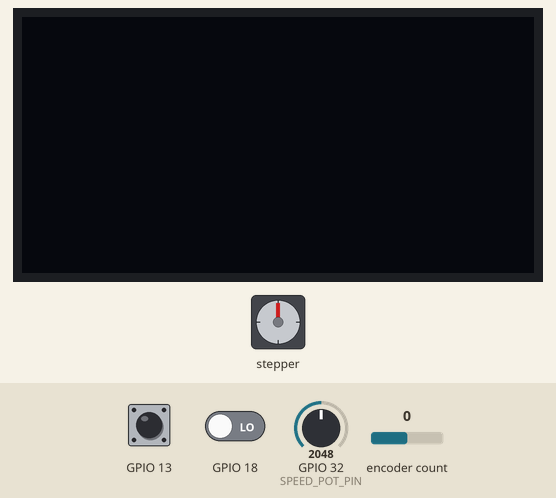
This program was run on a simulated ESP32. Shown: 128×64 one-colour display, stepper motor. Inputs (shaded band) come from the test bench; at power-on: encoder count 0, GPIO 13 LOW, GPIO 32 (SPEED_POT_PIN) = 2048, GPIO 18 LOW. Stepper angles assume 200 steps per turn.

Above: at 1.2 s.
1.3 s: encoder count set to 1
At 2.2 s:
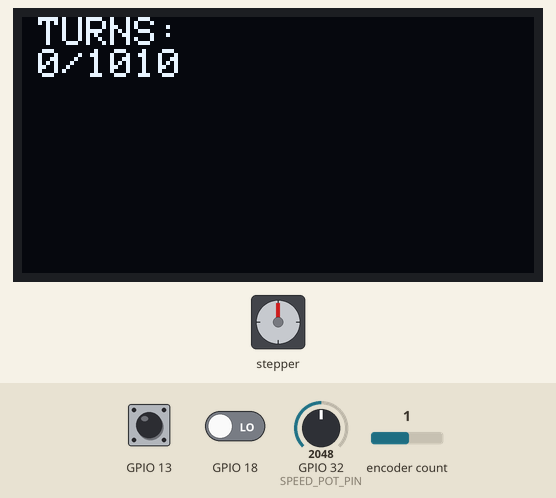
2.8 s: encoder count set to 2
At 3.3 s:
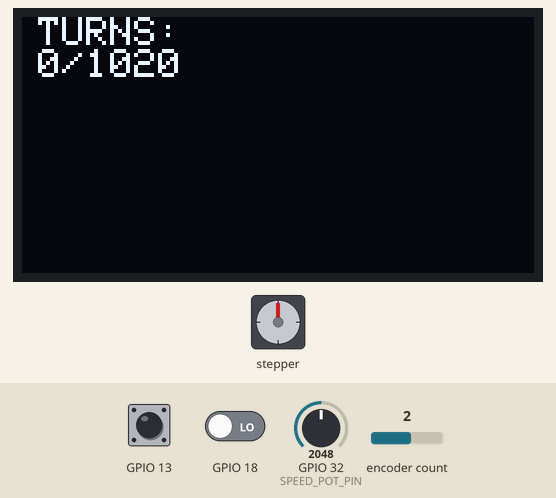
4.3 s: encoder count set to 3
5.8 s: GPIO 13 pulsed HIGH 2 times (0.12 s each, 0.3 s apart)
At 6.3 s:
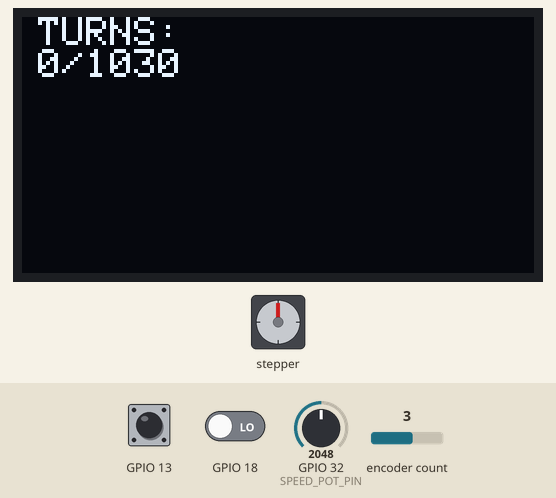
8.5 s: GPIO 32 (SPEED_POT_PIN) set to 0
At 9.47 s:
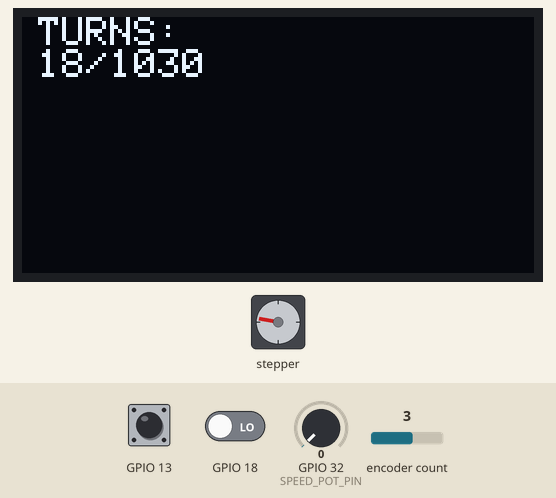
10.1 s: GPIO 32 (SPEED_POT_PIN) set to 491
At 11.4 s:
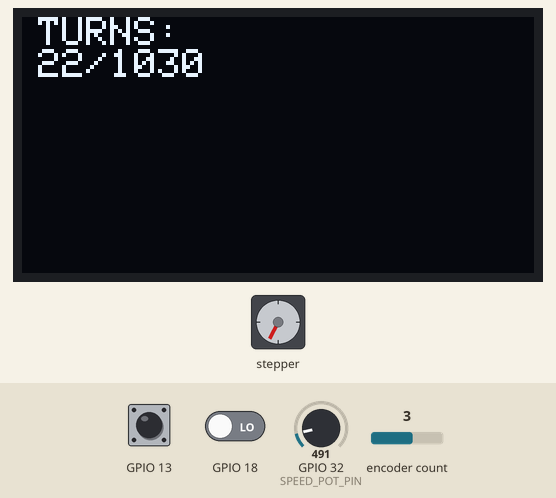
Timing chart, 0 to 16.3 s (numbered marks = the images above; inputs shaded):
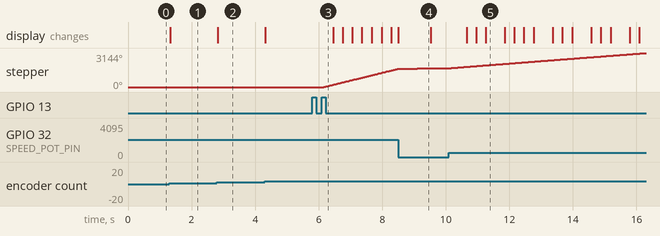

The program:

main.cpp
```cpp
#include <Arduino.h>
#include <Encoder.h>
#include <OneButton.h>

#include "WinderState.h"

// controls
long encPos = 0;
Encoder enc(ENC_L, ENC_R);
OneButton encButton;
OneButton startButton;

uint16_t speedPotVal = 0;
uint16_t potReading;

// main business stuff
Winder w;

// callback pointers
void encButtonClicked(){
  w.encButtonPressed();
}

void startButtonClicked(){
  w.startButtonPressed();
}

void setup()
{
  // set up buttons
  encButton.setup(ENC_BTN, INPUT, true);
  startButton.setup(START_BTN, INPUT, true);
  encButton.attachClick(encButtonClicked);
  startButton.attachClick(startButtonClicked);

  w.init();
}

void loop()
{
  // check the buttons
  encButton.tick();
  startButton.tick();
  // check the encoder
  long newPos = enc.read();
  if(newPos != encPos){
    w.encoderTurned(newPos > encPos);
    encPos = newPos;
  }
  // check the speed knob
  potReading = analogRead(SPEED_POT_PIN);
  if(potReading != speedPotVal){
    w.speedPotChanged(potReading);
    speedPotVal = potReading;
  }
  // update the motor and display
  w.run();
}
```

PinDef.h
```cpp
#ifndef PINDEF_H
#define PINDEF_H

// stepper motor driver
#define STEPPER_STEP 27
#define STEPPER_DIR 26

// I2C pins for display
#define SDA_PIN 23
#define SCL_PIN 22

// rotary encoder and buttons
#define ENC_L 19
#define ENC_R 21
#define ENC_BTN 18
#define START_BTN 13

// ADC pin for the speed control
#define SPEED_POT_PIN 32

#endif
```

WinderState.cpp
```cpp
#include "WinderState.h"
#include <Wire.h>

Winder::Winder() : motor(AccelStepper::FULL2WIRE, STEPPER_STEP, STEPPER_DIR),
                   disp(DISP_W, DISP_H, &Wire, DISP_RST)
{
}

void Winder::encoderTurned(bool dir)
{
    constexpr uint32_t minTurns = 10;
    constexpr uint32_t maxTurns = 100000;
    constexpr uint32_t turnDiff = 10;

    if(!state.isRunning){
        if(dir){
            state.totalTurns = std::min<uint32_t>(state.totalTurns + turnDiff, maxTurns);
        } else {

            state.totalTurns = std::max<uint32_t>(state.totalTurns - turnDiff, minTurns);
        }
        displayUpdateNeeded = true;
    }


}
void Winder::startButtonPressed()
{
    state.isRunning = !state.isRunning;
    // stop the motor quickly if
    if(!state.isRunning){
        motor.stop();
        motor.runToPosition();
    } else if (currentCoilTurns < (float)state.totalTurns) {
        speedPotChanged(speedPotVal);
    }
}
void Winder::encButtonPressed()
{
    if(!state.isRunning){ // reset the turn counter
        currentCoilTurns = 0.0f;
        displayUpdateNeeded = true;
    }
}
void Winder::speedPotChanged(uint16_t val){
    speedPotVal = val;
    float fNorm = (float)val / 4095.0f;
    state.coilRPM = COIL_SPEED_MIN + ((COIL_SPEED_MAX - COIL_SPEED_MIN) * fNorm);
    float revsPerSecond = state.coilRPM / 240.0f;
    motor.setSpeed(revsPerSecond * (float)STEPS_PER_MOTOR_REV);
}

void Winder::init()
{
    Serial.begin(115200);
    // init I2C
    if(!Wire.begin(SDA_PIN, SCL_PIN)){
        Serial.println("Could not start I2C!");
    }

    // init the display
    if (!disp.begin(SSD1306_SWITCHCAPVCC, DISP_ADDRESS))
    {
        Serial.println("Could not initialize display!");
    }

    // init the motor
    motor.setMaxSpeed(2000.0f);
    motor.setAcceleration(100.0f);
}

void Winder::run()
{
    if(state.isRunning){
        motor.runSpeed();
        incrementTurns(motor.currentPosition());
    }
    if(displayUpdateNeeded){
        updateDisplay();
        displayUpdateNeeded = false;
    }
}


void Winder::incrementTurns(int32_t pos){
    static int32_t prevPos = 0;
    // turns = dSteps / steps per rev
    float diff = (float)(pos - prevPos)/(float)(STEPS_PER_MOTOR_REV / 4);
    prevPos = pos;
    currentCoilTurns += diff;
    if((uint32_t)currentCoilTurns >= state.totalTurns){ // we've reached the end of the coil
        motor.stop();
        motor.runToPosition();
        state.isRunning = false;
    }
    if(currentCoilTurns - lastDrawnCoilTurns > 1.0f){
        displayUpdateNeeded = true;
        lastDrawnCoilTurns = currentCoilTurns;
    }
}

void Winder::updateDisplay(){
    disp.clearDisplay();
    disp.setTextSize(1);
    disp.setTextColor(SSD1306_WHITE);
    disp.setCursor(4, 0);
    disp.print("TURNS:");
    std::string numStr = std::to_string((uint16_t)currentCoilTurns) + "/" + std::to_string(state.totalTurns);
    disp.setCursor(4, 8);
    disp.print(numStr.c_str());
    disp.display();
}
```

WinderState.h
```cpp
#ifndef WINDERSTATE_H
#define WINDERSTATE_H

#include <Arduino.h>
#include "PinDef.h"
#include <Adafruit_SSD1306.h>

#include <AccelStepper.h>
#define DISP_W 128
#define DISP_H 64
#define DISP_RST -1
#define DISP_ADDRESS 0x3D

#define STEPS_PER_MOTOR_REV 200
// the state of the machine at any time
struct WinderState{
    uint32_t totalTurns = 1000;

    // running toggle
    bool isRunning = false;
    // speed in RPM of the final output shaft
    float coilRPM = 35.0f;
};

// some limits for things
#define COIL_SPEED_MIN 20.0f
#define COIL_SPEED_MAX 1200.0f

//===========================
class Winder{
private:
    WinderState state;
    float lastDrawnCoilTurns = 0.0f;
    float currentCoilTurns = 0.0f;
// outputs
    AccelStepper motor;
    Adafruit_SSD1306 disp;
// helper for counting the turns
    uint16_t speedPotVal = 0;
    void incrementTurns(int32_t pos);
// display stuff
    bool displayUpdateNeeded = false;
    void updateDisplay();
public:
    Winder();
    // call in setup
    void init();
    // call in loop
    void run();
    // wire these to the button/encoder callbacks in main.cpp
    void encoderTurned(bool dir);
    void startButtonPressed();
    void encButtonPressed();
    void speedPotChanged(uint16_t val);
};


#endif
```

Measured:
- after the input at 1.3 s, the display: changes at once (image 1)
- after the input at 2.8 s, the display: changes at once (image 2)
- after the input at 5.8 s, stepper: keeps turning clockwise at about 722°/s, starting after 0.35 s
